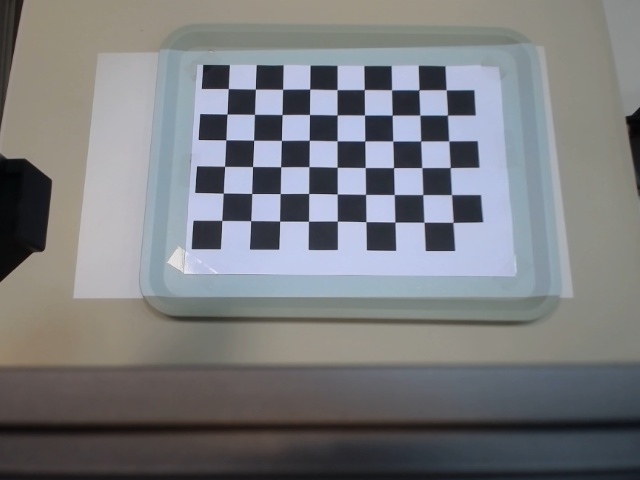
#> input picture cal_images/cal_image_0.jpg, 640 x 480 px
$ python -i object_detector.py   (imports and definitions only)
#> lines starting #> are read from the running program, lines starting #| are printed output that depends on the picture; after the words box and inside, x2 and y2 are one past the last pixel; in counts of white or black regions, pixels touching at a corner belong together
#> further down, picture is the input picture: shape (480, 640, 3); mean B, G, R 126.3, 123.2, 121.5
import cv2


class HomogeneousBgDetector():
    def __init__(self):
        pass

    def detect_objects(self, frame):
        # Convert Image to grayscale
        gray = cv2.cvtColor(frame, cv2.COLOR_BGR2GRAY)
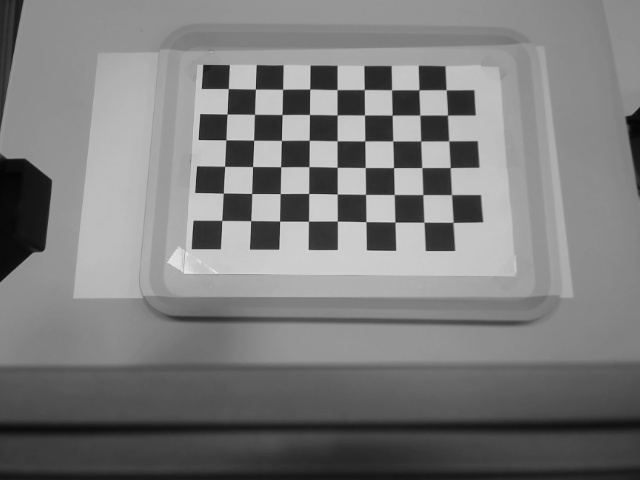
#> gray: shape (480, 640); min 3, max 232, mean 123

        # Create a Mask with adaptive threshold
        mask = cv2.adaptiveThreshold(gray, 255, cv2.ADAPTIVE_THRESH_MEAN_C, cv2.THRESH_BINARY_INV, 19, 5)
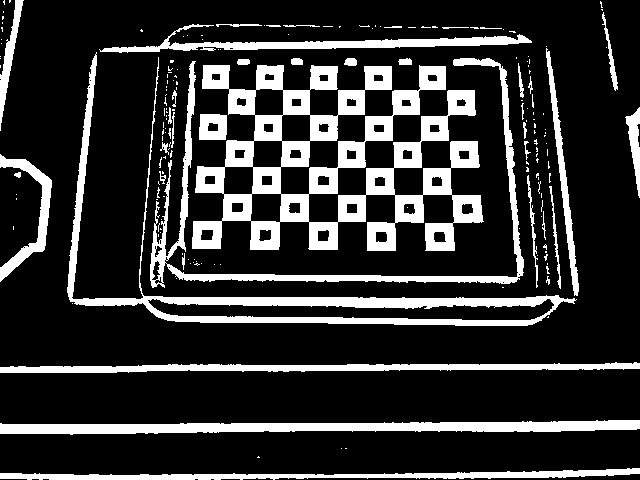
#> mask: shape (480, 640); 19.9% white; 178 white regions (139 under 20 px)

        # Find contours
        contours, _ = cv2.findContours(mask, cv2.RETR_EXTERNAL, cv2.CHAIN_APPROX_SIMPLE)
#> contours = 177 contours, 150 with area under 20; largest, box (x1, y1, x2, y2) and area: (192, 65, 484, 251) 27151, (67, 52, 577, 326) 12246, (0, 420, 640, 435) 5318, (150, 58, 524, 288) 4986, (0, 362, 640, 373) 3359

        cv2.imshow("mask", mask)
        objects_contours = []

        for cnt in contours:
            area = cv2.contourArea(cnt)
            if area > 2000:
                #cnt = cv2.approxPolyDP(cnt, 0.03*cv2.arcLength(cnt, True), True)
                objects_contours.append(cnt)
#> this loop made 177 passes
#> area on passes 1, 5, 6: 2812, 5318, 3359
#> after the loop, objects_contours = 7 contours; box (x1, y1, x2, y2) and area: (192, 65, 484, 251) 27151, (67, 52, 577, 326) 12246, (0, 420, 640, 435) 5318, (150, 58, 524, 288) 4986, (0, 362, 640, 373) 3359, (0, 468, 640, 480) 2812, (99, 24, 532, 53) 2641

        return objects_contours

    # def get_objects_rect(self):
    #     box = cv2.boxPoints(rect)  # cv2.boxPoints(rect) for OpenCV 3.x
    #     box = np.int0(box)

>>> import cv2
>>> picture = cv2.imread('../cal_images/cal_image_0.jpg')
>>> result = HomogeneousBgDetector().detect_objects(picture)
#> result has the same summary as objects_contours in detect_objects

$ run again, on cal_images/cal_image_10.jpg
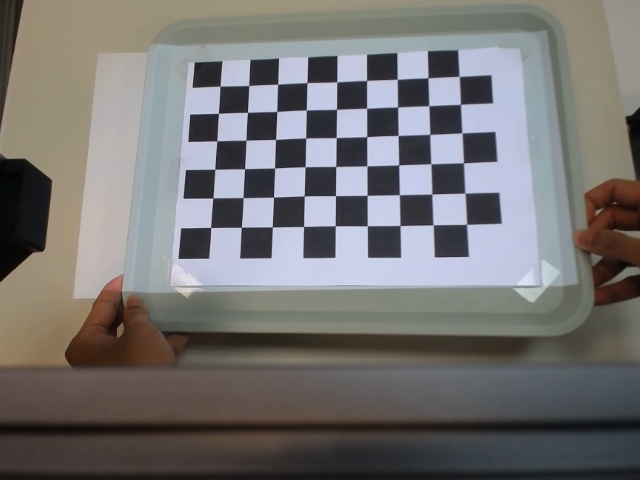
#> input picture cal_images/cal_image_10.jpg, 640 x 480 px
#> picture is the input picture: shape (480, 640, 3); mean B, G, R 113.9, 114.6, 116.5
#> in detect_objects, `gray = cv2.cvtColor(frame, cv2.COLOR_BGR2GRAY)`:
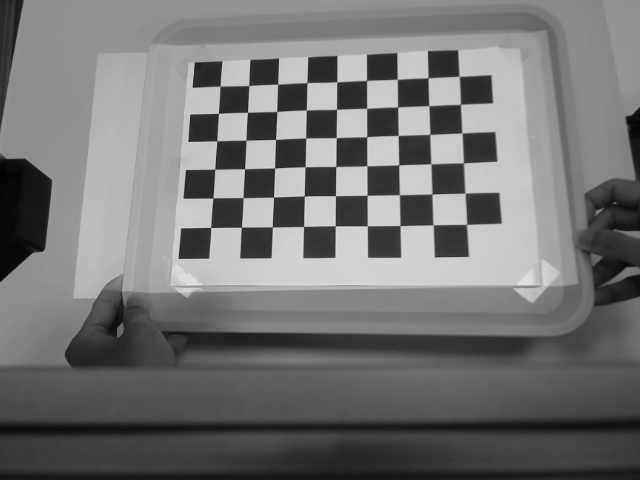
#> gray: shape (480, 640); min 4, max 232, mean 115.1
#> in detect_objects, `mask = cv2.adaptiveThreshold(gray, 255, cv2.ADAPTIVE_THRESH_MEAN_C, cv..`:
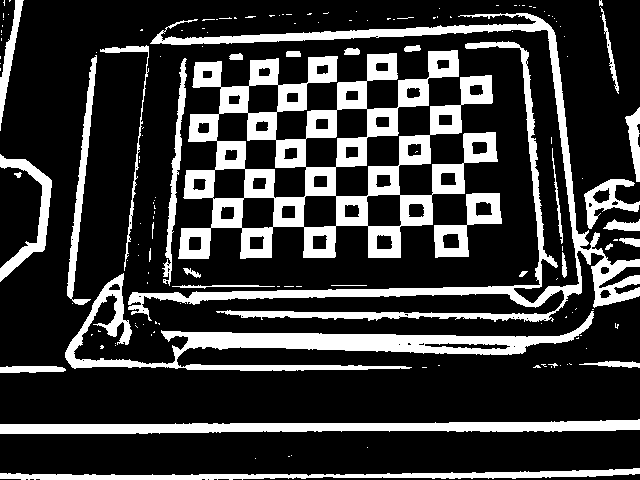
#> mask: shape (480, 640); 22.9% white; 152 white regions (120 under 20 px)
#> contours = 151 contours, 123 with area under 20; largest, box (x1, y1, x2, y2) and area: (178, 50, 498, 259) 36401, (128, 13, 640, 322) 12363, (65, 273, 594, 371) 8849, (0, 419, 640, 434) 5294, (0, 468, 640, 480) 2702
#> the loop in detect_objects, `for cnt in contours:` made 151 passes
#> area on passes 1, 6, 9: 2702, 5293.5, 329
#> after the loop in detect_objects, `for cnt in contours:`: objects_contours = 5 contours; box (x1, y1, x2, y2) and area: (178, 50, 498, 259) 36401, (128, 13, 640, 322) 12363, (65, 273, 594, 371) 8849, (0, 419, 640, 434) 5294, (0, 468, 640, 480) 2702
#> result has the same summary as objects_contours in detect_objects

$ run again, on cal_images/cal_image_11.jpg
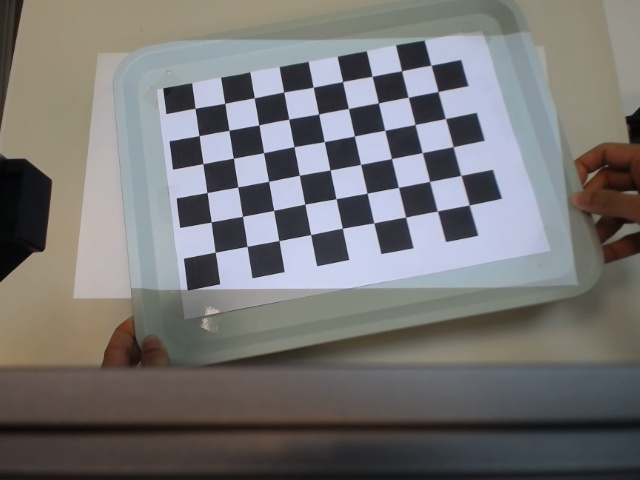
#> input picture cal_images/cal_image_11.jpg, 640 x 480 px
#> picture is the input picture: shape (480, 640, 3); mean B, G, R 115.8, 116.1, 117.3
#> in detect_objects, `gray = cv2.cvtColor(frame, cv2.COLOR_BGR2GRAY)`:
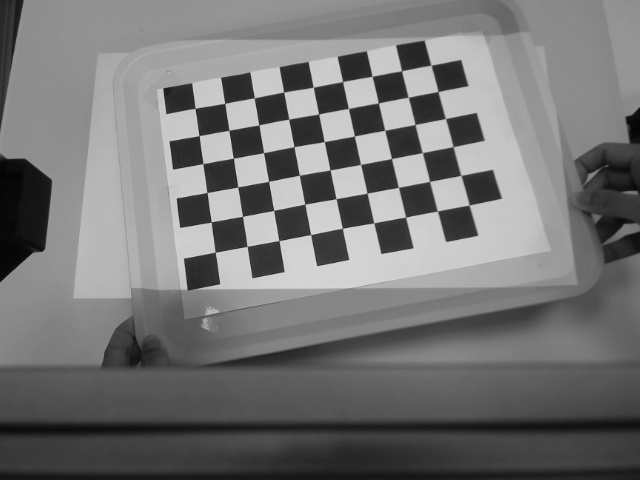
#> gray: shape (480, 640); min 3, max 221, mean 116.5
#> in detect_objects, `mask = cv2.adaptiveThreshold(gray, 255, cv2.ADAPTIVE_THRESH_MEAN_C, cv..`:
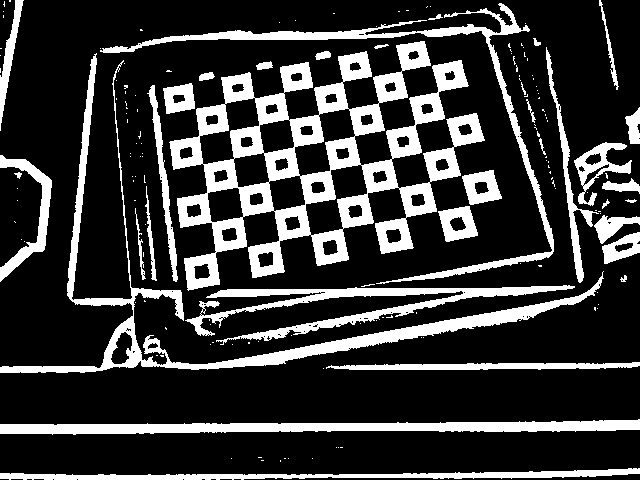
#> mask: shape (480, 640); 22.2% white; 161 white regions (126 under 20 px)
#> contours = 161 contours, 132 with area under 20; largest, box (x1, y1, x2, y2) and area: (169, 41, 485, 291) 36312, (0, 53, 604, 373) 8526, (0, 419, 640, 435) 5300, (100, 3, 554, 284) 4448, (185, 285, 575, 345) 4364
#> the loop in detect_objects, `for cnt in contours:` made 161 passes
#> area on passes 1, 12, 14: 2724, 5299.5, 1392
#> after the loop in detect_objects, `for cnt in contours:`: objects_contours = 6 contours; box (x1, y1, x2, y2) and area: (169, 41, 485, 291) 36312, (0, 53, 604, 373) 8526, (0, 419, 640, 435) 5300, (100, 3, 554, 284) 4448, (185, 285, 575, 345) 4364, (0, 468, 640, 480) 2724
#> result has the same summary as objects_contours in detect_objects
